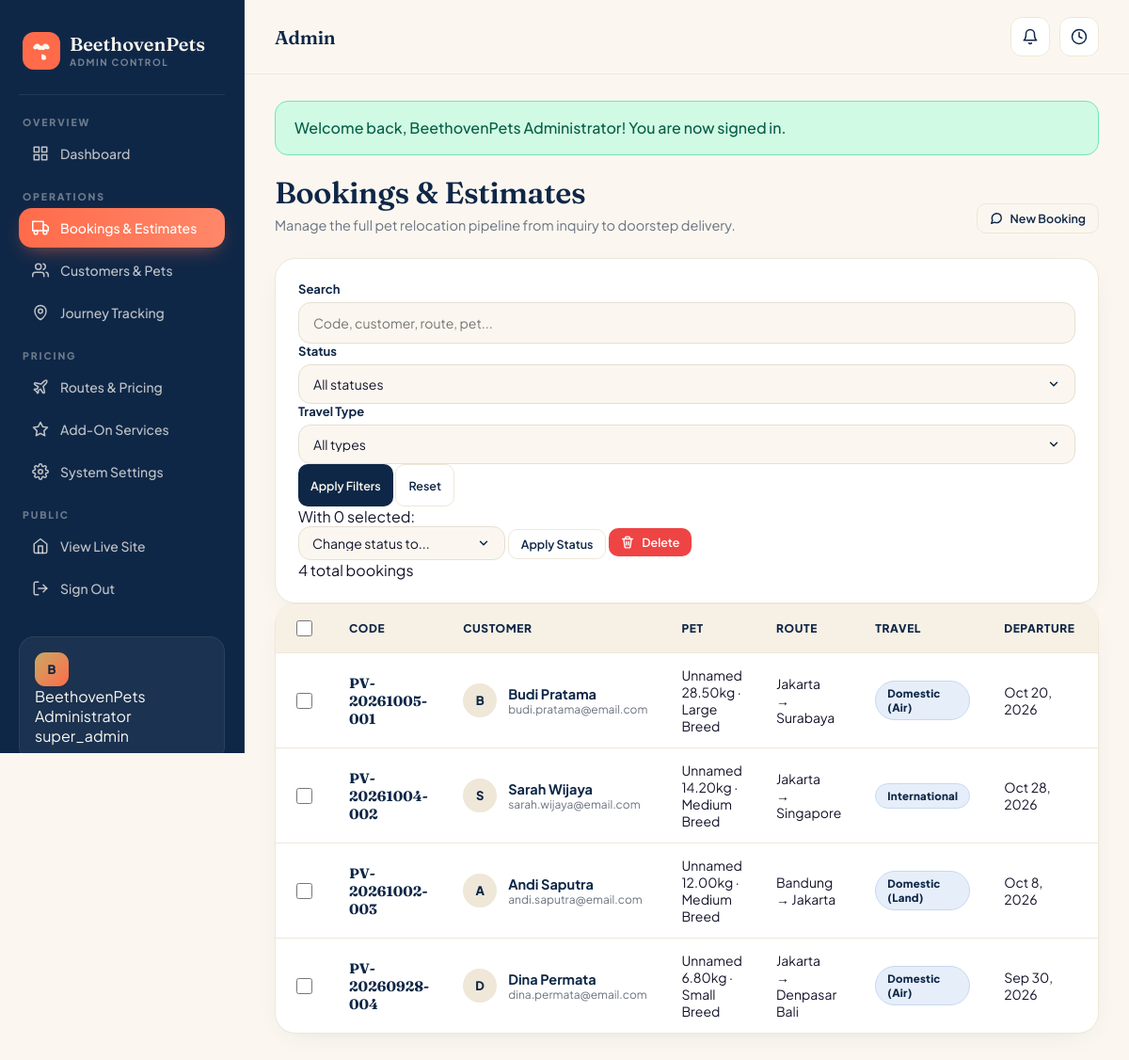
Screenshot of /admin/bookings.php (signed in) with the database file from the repository.
### tables this page shows
CREATE TABLE `bookings` (
  `id` int(11) NOT NULL AUTO_INCREMENT,
  `booking_code` varchar(20) NOT NULL UNIQUE,
  `customer_id` int(11) NOT NULL,
  `pet_id` int(11) DEFAULT NULL,
  `route_id` int(11) DEFAULT NULL,
  `origin_city` varchar(100) NOT NULL,
  `destination_city` varchar(100) NOT NULL,
  `travel_type` enum('domestic_air','domestic_land','international','combined') NOT NULL DEFAULT 'domestic_air',
  `travel_date` date NOT NULL,
  `return_date` date DEFAULT NULL,
  `pet_type_booking` enum('small','medium','large','giant','brachycephalic') NOT NULL DEFAULT 'medium',
  `pet_weight_kg` decimal(6,2) NOT NULL DEFAULT 15.00,
  `crate_included` tinyint(1) NOT NULL DEFAULT 0,
  `addon_door` tinyint(1) NOT NULL DEFAULT 0,
  `addon_docs` tinyint(1) NOT NULL DEFAULT 0,
  `addon_stay` tinyint(1) NOT NULL DEFAULT 0,
  `addon_custom` text DEFAULT NULL,
  `price_estimated_idr` decimal(14,2) NOT NULL DEFAULT 0.00,
  `price_final_idr` decimal(14,2) DEFAULT NULL,
  `paid_amount_idr` decimal(14,2) NOT NULL DEFAULT 0.00,
  `payment_status` enum('unpaid','deposit','paid','refunded') NOT NULL DEFAULT 'unpaid',
  `status` enum('inquiry','confirmed','preparing','in_transit','arrived','delivered','cancelled','completed') NOT NULL DEFAULT 'inquiry',
  `special_instructions` text DEFAULT NULL,
  `assigned_handler` varchar(120) DEFAULT NULL,
  `flight_details` text DEFAULT NULL,
  `customer_notes` text DEFAULT NULL,
  `private_admin_notes` text DEFAULT NULL,
  `created_at` timestamp NOT NULL DEFAULT CURRENT_TIMESTAMP,
  `updated_at` timestamp NOT NULL DEFAULT CURRENT_TIMESTAMP ON UPDATE CURRENT_TIMESTAMP,
  PRIMARY KEY (`id`),
  UNIQUE KEY `booking_code_idx` (`booking_code`),
  KEY `customer_idx` (`customer_id`),
  KEY `status_idx` (`status`),
  KEY `travel_date_idx` (`travel_date`)
);

CREATE TABLE `customers` (
  `id` int(11) NOT NULL AUTO_INCREMENT,
  `full_name` varchar(150) NOT NULL,
  `email` varchar(150) NOT NULL,
  `phone` varchar(30) NOT NULL,
  `address` text DEFAULT NULL,
  `city` varchar(80) DEFAULT NULL,
  `country` varchar(60) DEFAULT 'Indonesia',
  `notes` text DEFAULT NULL,
  `created_at` timestamp NOT NULL DEFAULT CURRENT_TIMESTAMP,
  `updated_at` timestamp NOT NULL DEFAULT CURRENT_TIMESTAMP ON UPDATE CURRENT_TIMESTAMP,
  PRIMARY KEY (`id`),
  KEY `email_idx` (`email`)
);

### includes/db.php (called while the page is built, shortened)
<?php
class Database {
    private static $instance = null;
    private $pdo;
    private function __construct() {
        try {
            $dsn = "mysql:host=" . DB_HOST . ";dbname=" . DB_NAME . ";charset=" . DB_CHARSET;
            $options = [
                PDO::ATTR_ERRMODE            => PDO::ERRMODE_EXCEPTION,
                PDO::ATTR_DEFAULT_FETCH_MODE => PDO::FETCH_ASSOC,
                PDO::ATTR_EMULATE_PREPARES   => false,
                PDO::ATTR_PERSISTENT         => true,
            ];
            $this->pdo = new PDO($dsn, DB_USER, DB_PASS, $options);
        } catch (PDOException $e) {
            die('<div style="padding:40px;font-family:sans-serif;max-width:700px;margin:40px auto;background:#FFF5F0;border:1px solid #FFD1C0;border-radius:16px;">
            <h2 style="color:#E55536;margin:0 0 16px 0;">🔧 Database Connection Required</h2>
            <p style="color:#4A4A4A;line-height:1.6;margin-bottom:16px;">
                Welcome to <strong>BeethovenPets</strong>! Before we can launch, please complete these 2 quick steps:
            </p>
            <ol style="color:#4A4A4A;line-height:1.8;padding-left:20px;margin-bottom:20px;">
                <li><strong>Import the SQL file:</strong> Upload <code style="background:#FFE4D9;padding:2px 6px;border-radius:6px;">database/beethovenpets_schema.sql</code> to your phpMyAdmin / MySQL manager (cPanel or aaPanel).</li>
                <li><strong>Update credentials:</strong> Open <code style="background:#FFE4D9;padding:2px 6px;border-radius:6px;">includes/config.php</code> and set your MySQL username, password, and database name (typically <code>cpusername_dbname</code> on cPanel).</li>
            </ol>
            <p style="color:#888;font-size:14px;">If you need help, check the included <code>DEPLOYMENT-README.md</code> file.</p>
            <details style="margin-top:20px;color:#888;font-size:12px;"><summary>Developer Debug Info</summary><pre style="white-space:pre-wrap;word-wrap:break-word;background:#1A1A2E;color:#E8E6E3;padding:16px;border-radius:10px;font-size:12px;">' . htmlspecialchars($e->getMessage()) . '</pre></details>
            </div>');
        }
    }
    public static function getInstance(): Database {
        if (self::$instance === null) self::$instance = new self();
        return self::$instance;
    }
    public function fetch(string $sql, array $params = []) {
        $stmt = $this->pdo->prepare($sql);
        $stmt->execute($params);
        return $stmt->fetch() ?: null;
    }
    public function fetchAll(string $sql, array $params = []) {
        $stmt = $this->pdo->prepare($sql);
        $stmt->execute($params);
        return $stmt->fetchAll();
    }
}
function pawDB(): Database {
    return Database::getInstance();
}

### admin/bookings.php (the view, shortened to what this page needs)
<?php
require_once __DIR__ . '/includes/header.php';
$db = pawDB();
$search = trim($_GET['q'] ?? '');
$where = [];
$params = [];
$whereSQL = $where ? 'WHERE ' . implode(' AND ', $where) : '';
$bookings = $db->fetchAll(
    "SELECT b.*, c.full_name AS customer_name, c.email AS customer_email, c.phone AS customer_phone, p.name AS pet_name
     FROM bookings b
     LEFT JOIN customers c ON c.id = b.customer_id
     LEFT JOIN pets p ON p.id = b.pet_id
     $whereSQL
     ORDER BY b.created_at DESC LIMIT 200",
    $params
);
?>
<div class="page-title-row">
  <div class="page-title">
    <h1>Bookings & Estimates</h1>
    <p>Manage the full pet relocation pipeline from inquiry to doorstep delivery.</p>
  </div>
  <div class="page-actions">
    <a href="https://wa.me/<?=waDigits()?>?text=Hello%20BeethovenPets%2C%20I%20would%20like%20to%20create%20a%20new%20booking%20for%20pet%20relocation%20services." target="_blank" class="btn btn-outline btn-sm">
      New Booking
    </a>
  </div>
</div>
<div class="card card-pad mb-6">
  <form method="GET" class="grid grid-cols-1 md:grid-cols-4 gap-4 mb-5">
    <div class="field" style="margin:0">
      <label>Search</label>
      <input class="input" name="q" value="<?=e($search)?>" placeholder="Code, customer, route, pet...">
    </div>
    <div class="field" style="margin:0">
      <label>Status</label>
      <select class="select" name="status">
        <option value="">All statuses</option>
      </select>
    </div>
    <div class="field" style="margin:0">
      <label>Travel Type</label>
      <select class="select" name="travel_type">
        <option value="">All types</option>
      </select>
    </div>
    <div class="flex items-end gap-2">
      <button type="submit" class="btn btn-navy btn-sm" style="height:45px">Apply Filters</button>
      <a href="bookings.php" class="btn btn-outline btn-sm" style="height:45px">Reset</a>
    </div>
  </form>
  <form method="POST" id="bulkForm" onsubmit="return checkBulkAction(event)">
    <div class="flex flex-wrap items-center gap-3 pt-4 border-t border-cream-3">
      <div class="text-xs text-muted font-semibold">With <span id="selectedCount">0</span> selected:</div>
      <select class="select" id="statusSelector" style="max-width:220px;padding:9px 40px 9px 14px;min-height:auto">
        <option value="">Change status to...</option>
      </select>
      <button type="button" class="btn btn-outline btn-sm" onclick="submitBulk('set_status')">Apply Status</button>
      <button type="button" class="btn btn-danger btn-sm confirm-delete" onclick="submitBulk('delete')">
        <svg width="14" height="14" viewBox="0 0 24 24" fill="none" stroke="currentColor" stroke-width="2.4" stroke-linecap="round" stroke-linejoin="round"><polyline points="3 6 5 6 21 6"/><path d="M19 6l-2 14a2 2 0 0 1-2 2H9a2 2 0 0 1-2-2L5 6"/><path d="M10 11v6M14 11v6M8 6V4a2 2 0 0 1 2-2h4a2 2 0 0 1 2 2v2"/></svg>
        Delete
      </button>
      <div class="ml-auto text-sm font-bold text-navy"><?=count($bookings)?> total <?=count($bookings)==1?'booking':'bookings'?></div>
    </div>
</div>
<div class="card">
  <div class="table-wrap">
    <table>
      <thead>
        <tr>
          <th style="width:44px"><input type="checkbox" id="checkAll" style="accent-color:#FF6B4A;width:17px;height:17px;cursor:pointer"></th>
          <th>Code</th>
          <th>Customer</th>
          <th>Pet</th>
          <th>Route</th>
          <th>Travel</th>
          <th>Departure</th>
          <th>Status</th>
        </tr>
      </thead>
      <tbody>
        <?php if (count($bookings) === 0): ?>
        <tr><td colspan="11">
          <div class="empty" style="border-radius:0;border:0;background:transparent;margin:30px">
            <div class="empty-icon">
              <svg width="26" height="26" viewBox="0 0 24 24" fill="none" stroke="currentColor" stroke-width="2" stroke-linecap="round" stroke-linejoin="round"><rect x="1" y="3" width="15" height="13"/><polygon points="16 8 20 8 23 11 23 16 16 16 16 8"/></svg>
            </div>
            <p class="font-bold text-navy mb-1">No bookings match these filters.</p>
            <p class="text-muted text-sm">Remove filters or refresh the page.</p>
          </div>
        </td></tr>
        <?php else: foreach($bookings as $b): ?>
        <tr>
          <td><input type="checkbox" name="ids[]" value="<?=(int)$b['id']?>" class="rowCheck" style="accent-color:#FF6B4A;width:17px;height:17px;cursor:pointer"></td>
          <td style="font-family:'Fraunces',serif;font-weight:700;font-size:15px;color:var(--navy)"><?=e($b['booking_code'])?></td>
          <td>
            <div class="user-cell" style="min-width:0">
              <div class="avatar"><?=strtoupper(substr($b['customer_name'] ?? 'U', 0, 1))?></div>
              <div class="min-w-0">
                <div class="name truncate"><?=e($b['customer_name'] ?? '—')?></div>
                <div class="sub truncate"><?=e($b['customer_email'] ?? '')?></div>
              </div>
            </div>
          </td>
          <td>
            <span class="font-bold text-navy text-sm"><?=e($b['pet_name'] ?? 'Unnamed')?></span>
            <span class="text-xs text-muted block mt-0.5"><?=e($b['pet_weight_kg'])?>kg · <?=petSizeLabel($b['pet_type_booking'])?></span>
          </td>
          <td class="font-semibold text-navy">
            <div><?=e($b['origin_city'])?></div>
            <div class="text-muted text-xs mt-1">→ <?=e($b['destination_city'])?></div>
          </td>
          <td>
            <span class="chip" style="background:#E6EEFA;color:var(--navy);border-color:#C8D8F0"><?=travelTypeLabel($b['travel_type'])?></span>
          </td>
          <td class="font-semibold text-sm text-navy"><?=formatDate($b['travel_date'], 'M j, Y')?></td>
          <td>
          </td>
        </tr>
        <?php endforeach; endif; ?>
      </tbody>
    </table>
  </div>
</div>
<?php require_once __DIR__ . '/includes/footer.php'; ?>

### admin/includes/header.php (shortened to what this page needs)
<?php
if (strpos($_SERVER['PHP_SELF'], '/admin/login.php') === false &&
    strpos($_SERVER['PHP_SELF'], '/admin/logout.php') === false) {
    $admin = currentAdmin();
}
if (!isset($page_title)) $page_title = 'Admin';
$page_base = basename($_SERVER['PHP_SELF']);
?>
<!DOCTYPE html>
<html lang="en">
<head>
</head>
<body>
<?php if (strpos($_SERVER['PHP_SELF'], '/admin/login.php') === false &&
          strpos($_SERVER['PHP_SELF'], '/admin/logout.php') === false): ?>
<div class="layout">
  <aside class="sidebar" id="sidebar">
    <div class="side-brand">
      <div class="logo">
      </div>
      <div>
        <div class="name">BeethovenPets</div>
        <div class="sub">Admin Control</div>
      </div>
    </div>
    <div class="nav-section">Overview</div>
    <a href="index.php" class="nav-link <?=$page_base=='index.php'?'active':''?>">
      <svg viewBox="0 0 24 24" fill="none" stroke="currentColor" stroke-width="2" stroke-linecap="round" stroke-linejoin="round"><rect x="3" y="3" width="7" height="7"/><rect x="14" y="3" width="7" height="7"/><rect x="3" y="14" width="7" height="7"/><rect x="14" y="14" width="7" height="7"/></svg>
      Dashboard
    </a>
    <div class="nav-section">Operations</div>
    <a href="bookings.php" class="nav-link <?=$page_base=='bookings.php'||$page_base=='booking-view.php'?'active':''?>">
      <svg viewBox="0 0 24 24" fill="none" stroke="currentColor" stroke-width="2" stroke-linecap="round" stroke-linejoin="round"><rect x="1" y="3" width="15" height="13"/><polygon points="16 8 20 8 23 11 23 16 16 16 16 8"/><circle cx="5.5" cy="18.5" r="2.5"/><circle cx="18.5" cy="18.5" r="2.5"/></svg>
      Bookings & Estimates
    </a>
    <a href="customers.php" class="nav-link <?=$page_base=='customers.php'||$page_base=='customer-view.php'?'active':''?>">
      <svg viewBox="0 0 24 24" fill="none" stroke="currentColor" stroke-width="2" stroke-linecap="round" stroke-linejoin="round"><path d="M17 21v-2a4 4 0 0 0-4-4H5a4 4 0 0 0-4 4v2"/><circle cx="9" cy="7" r="4"/><path d="M23 21v-2a4 4 0 0 0-3-3.87"/><path d="M16 3.13a4 4 0 0 1 0 7.75"/></svg>
      Customers & Pets
    </a>
    <a href="tracking.php" class="nav-link <?=$page_base=='tracking.php'?'active':''?>">
      <svg viewBox="0 0 24 24" fill="none" stroke="currentColor" stroke-width="2" stroke-linecap="round" stroke-linejoin="round"><path d="M12 22s-8-4.5-8-11.8A8 8 0 0 1 12 2a8 8 0 0 1 8 8.2c0 7.3-8 11.8-8 11.8z"/><circle cx="12" cy="10" r="3"/></svg>
      Journey Tracking
    </a>
    <div class="nav-section">Pricing</div>
    <a href="routes.php" class="nav-link <?=$page_base=='routes.php'?'active':''?>">
      Routes & Pricing
    </a>
    <a href="addons.php" class="nav-link <?=$page_base=='addons.php'?'active':''?>">
      <svg viewBox="0 0 24 24" fill="none" stroke="currentColor" stroke-width="2" stroke-linecap="round" stroke-linejoin="round"><path d="M12 2l3.09 6.26L22 9.27l-5 4.87 1.18 6.88L12 17.77l-6.18 3.25L7 14.14 2 9.27l6.91-1.01L12 2z"/></svg>
      Add-On Services
    </a>
    <a href="settings.php" class="nav-link <?=$page_base=='settings.php'?'active':''?>">
      System Settings
    </a>
    <div class="nav-section">Public</div>
    <a href="../index.php" target="_blank" class="nav-link">
      <svg viewBox="0 0 24 24" fill="none" stroke="currentColor" stroke-width="2" stroke-linecap="round" stroke-linejoin="round"><path d="M3 9l9-7 9 7v11a2 2 0 0 1-2 2H5a2 2 0 0 1-2-2z"/><polyline points="9 22 9 12 15 12 15 22"/></svg>
      View Live Site
    </a>
    <a href="logout.php" class="nav-link">
      <svg viewBox="0 0 24 24" fill="none" stroke="currentColor" stroke-width="2" stroke-linecap="round" stroke-linejoin="round"><path d="M9 21H5a2 2 0 0 1-2-2V5a2 2 0 0 1 2-2h4"/><polyline points="16 17 21 12 16 7"/><line x1="21" y1="12" x2="9" y2="12"/></svg>
      Sign Out
    </a>
    <div class="side-footer">
      <div class="flex items-center gap-3">
        <div class="avatar"><?=strtoupper(substr($admin['full_name'] ?? 'A', 0, 1))?></div>
        <div class="min-w-0 flex-1">
          <div class="font-bold text-sm truncate"><?=e($admin['full_name'] ?? 'Admin')?></div>
          <div class="text-[11px] opacity-60 font-semibold"><?=e($admin['role'] ?? 'manager')?></div>
        </div>
      </div>
    </div>
  </aside>
  <div class="main">
    <div class="topbar">
      <div class="flex items-center gap-4">
        <div class="page-title">
          <h1 style="font-size:20px;"><?=e($page_title)?></h1>
        </div>
      </div>
      <div class="topbar-actions">
        <a href="bookings.php?status=inquiry" class="pill-btn" title="New inquiries">
          <svg width="18" height="18" viewBox="0 0 24 24" fill="none" stroke="currentColor" stroke-width="2" stroke-linecap="round" stroke-linejoin="round"><path d="M18 8A6 6 0 0 0 6 8c0 7-3 9-3 9h18s-3-2-3-9"/><path d="M13.73 21a2 2 0 0 1-3.46 0"/></svg>
        </a>
        <a href="../track.php" target="_blank" class="pill-btn" title="Open public tracker">
          <svg width="18" height="18" viewBox="0 0 24 24" fill="none" stroke="currentColor" stroke-width="2" stroke-linecap="round" stroke-linejoin="round"><circle cx="12" cy="12" r="10"/><polyline points="12 6 12 12 16 14"/></svg>
        </a>
      </div>
    </div>
    <div class="content">
<?php endif; ?>
<?php
foreach (['admin', 'booking', 'customer', 'pet', 'route', 'addon', 'setting', 'tracking'] as $k) {
    echo renderFlash($k);
}
?>

### rows the page displays
bookings: booking_code "PV-20261005-001", customer.full_name "B", customer.full_name "Budi Pratama", customer.email "budi.pratama@email.com", pet_name "Unnamed", pet_weight_kg "28.50", pet_type_booking "Large Breed", origin_city "Jakarta", destination_city "Surabaya", travel_type "Domestic (Air)", travel_date "Oct 20, 2026"
bookings: booking_code "PV-20261004-002", customer.full_name "S", customer.full_name "Sarah Wijaya", customer.email "sarah.wijaya@email.com", pet_name "Unnamed", pet_weight_kg "14.20", pet_type_booking "Medium Breed", origin_city "Jakarta", destination_city "Singapore", travel_type "International", travel_date "Oct 28, 2026"
bookings: booking_code "PV-20261002-003", customer.full_name "A", customer.full_name "Andi Saputra", customer.email "andi.saputra@email.com", pet_name "Unnamed", pet_weight_kg "12.00", pet_type_booking "Medium Breed", origin_city "Bandung", destination_city "Jakarta", travel_type "Domestic (Land)", travel_date "Oct 8, 2026"
bookings: booking_code "PV-20260928-004", customer.full_name "D", customer.full_name "Dina Permata", customer.email "dina.permata@email.com", pet_name "Unnamed", pet_weight_kg "6.80", pet_type_booking "Small Breed", origin_city "Jakarta", destination_city "Denpasar Bali", travel_type "Domestic (Air)", travel_date "Sep 30, 2026"

### other values shown
substr($admin['full_name'] ?? 'A', 0, 1) "B"
$admin['full_name'] "BeethovenPets Administrator"
$admin['role'] "super_admin"
$page_title "Admin"
count($bookings) "4"
